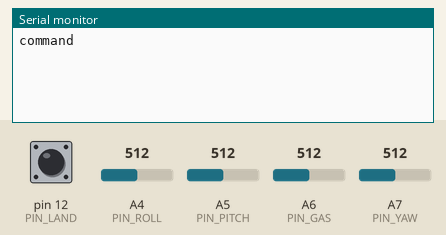
This sketch was run on a simulated Arduino Nano, built with avr-gcc and run on an emulated ATmega328P. On the bench: the last lines printed to the serial monitor. The test bench sets the inputs (shaded band); at power-on: pin 12 (PIN_LAND) HIGH, A4 (PIN_ROLL) = 512, A5 (PIN_PITCH) = 512, A6 (PIN_GAS) = 512, A7 (PIN_YAW) = 512.

Above: at 1.2 s.
1.3 s: pin 12 (PIN_LAND) pulled LOW for 0.15 s
At 3.0 s:
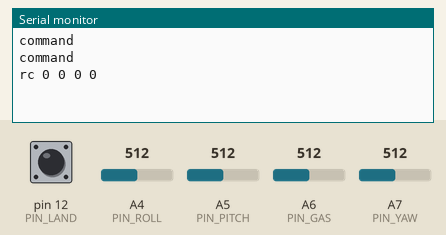
3.8 s: pin 12 (PIN_LAND) pulled LOW for 1 s
At 4.9 s:
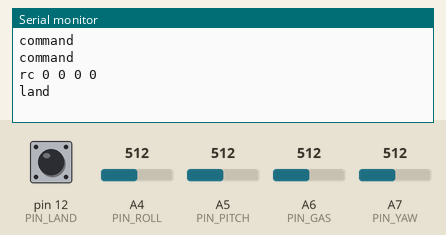

The sketch:

ArduinoTello.ino
```cpp
/* A minimal program to fly a Tello Quadrocopter with a controller connected to the USB
  Xou need some software on the PC, too. */

#include <string.h>


// push-buttons connected to digital pins
#define PIN_LAND    12

// potentiometrs of the joysticks connected to analog pins
#define PIN_ROLL    A4  // left-right
#define PIN_PITCH   A5  // forward-back
#define PIN_GAS     A6  // up-down
#define PIN_YAW     A7  // cw-ccw

#define VOLT_MAX  1023  // roughly 700 if you power the controller with 3V, 1023 if powered with 5V
#define HEARTBEAT  100  // milliseconds between rc commands
#define TIMEOUT_SEC 10  // seconds of inactivity before a keepalive signel ("command") is sent
#define TIMEOUT   (TIMEOUT_SEC * 1000 / 100)  // timeout counter preset

void setup()
{
  pinMode(PIN_LAND, INPUT);
  digitalWrite (PIN_LAND, HIGH);    // internal pullup (remove this line if you have a pullup in your circuit)
  Serial.begin(115200); // set the baud rate
  Serial.println("command");
}
void loop()
{
  static bool LandingRequested = true;
  static String OutStringOld = "";
  String OutString;
  static int Timeout = TIMEOUT;
  int Axes[4];
  int Count;
  int Pins[4] = {PIN_ROLL, PIN_PITCH, PIN_GAS, PIN_YAW};

  if (digitalRead(PIN_LAND) == 0)
  {
    if (LandingRequested)
    {
      Serial.println ("command");
      Timeout = TIMEOUT;
      delay (1000);
      LandingRequested = false;
    }
    else
    {
      Serial.println ("land");
      Timeout = TIMEOUT;
      delay (1000);
      LandingRequested = true;
    }
  } // land pin pressed

  if (not LandingRequested)
  {
    OutString = "rc";
    for (Count=0; Count < 4; Count++)
    {
      Axes[Count] = analogRead(Pins[Count]);
      Axes[Count] = (long int)(Axes[Count] - VOLT_MAX / 2) * 200 / VOLT_MAX;  // note the long int, otherwise we get garbage
      //Axes[Count] = map (Axes[Count], 0, VOLT_MAX, -100, 100);             // this does the same
      OutString = OutString + " " + String(Axes[Count]);
    } // all axes

    // see if values have changed and send if so
    if (OutString != OutStringOld)
    {
      Serial.println (OutString);
      Timeout = TIMEOUT;
      OutStringOld = OutString;
    }
  } // not landed

  // see if we run into a timeout and sen a keepalive signal
  if (Timeout > 0)
  {
    Timeout--;
  }
  else
  {
      Serial.println ("command");
      Timeout = TIMEOUT;
  }


  delay (100);
}
```

Measured:
- after the input at 1.3 s, the serial monitor: prints a new line after 1.0 s (image 1)
- after the input at 3.8 s, the serial monitor: prints a new line at once (image 2)
